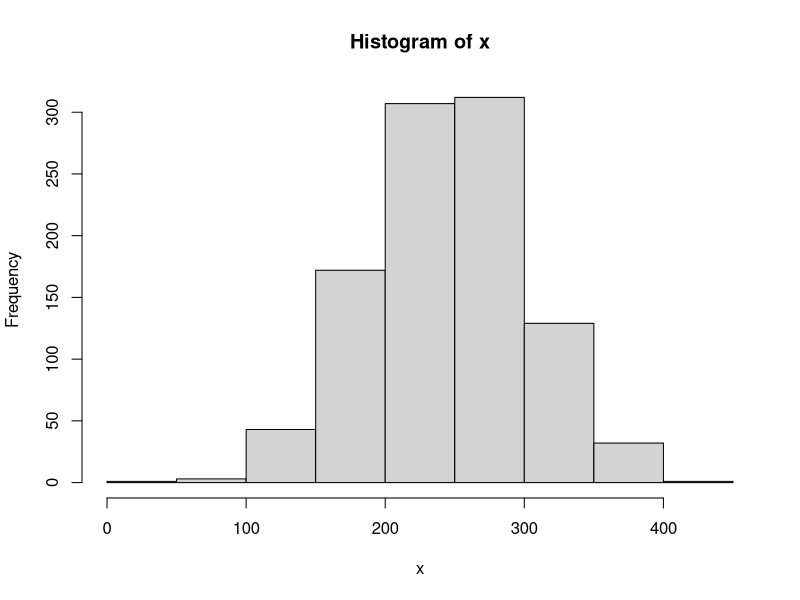

R code for this plot: (Note: this script raises an error after producing the figure.)
#Food waste

#grams per capita per week
gpd <- 245.4#49.08


n = 37

gpd_se <- 9.1

#sd = se * sqrt(n)
(gpd_sd <- gpd_se *sqrt(n))

x <- rnorm(n = 1000, mean = gpd, sd = gpd_sd)
table(x<0)

hist(x)


#Food waste

#grams per capita per day
gpd2 <- gpd*0.75


# Set up a data frame for the simulation results
simulData <- data.frame(sampleSize = 5:20)

# Set basic values
(controlMean <- gpd)
(treatmentMean <- gpd2)
(sdValue <- gpd_sd)

# Function to do the t-test
pwr <- function(n) {
  sum(replicate(
    1000,
    t.test(
      rnorm(n, controlMean, sdValue),
      rnorm(n, treatmentMean, sdValue)
    )$p.value
  ) < 0.05) / 1000
}

# map_dbl applying the function for every value of
# simulData$sampleSize
simulData$Power <- purrr::map_dbl(simulData$sampleSize, pwr)


# Plot the output
ggplot(simulData, aes(x = sampleSize, y = Power)) +
  geom_point() +
  geom_line() +
  geom_hline(yintercept = 0.8, linetype = "dashed")
